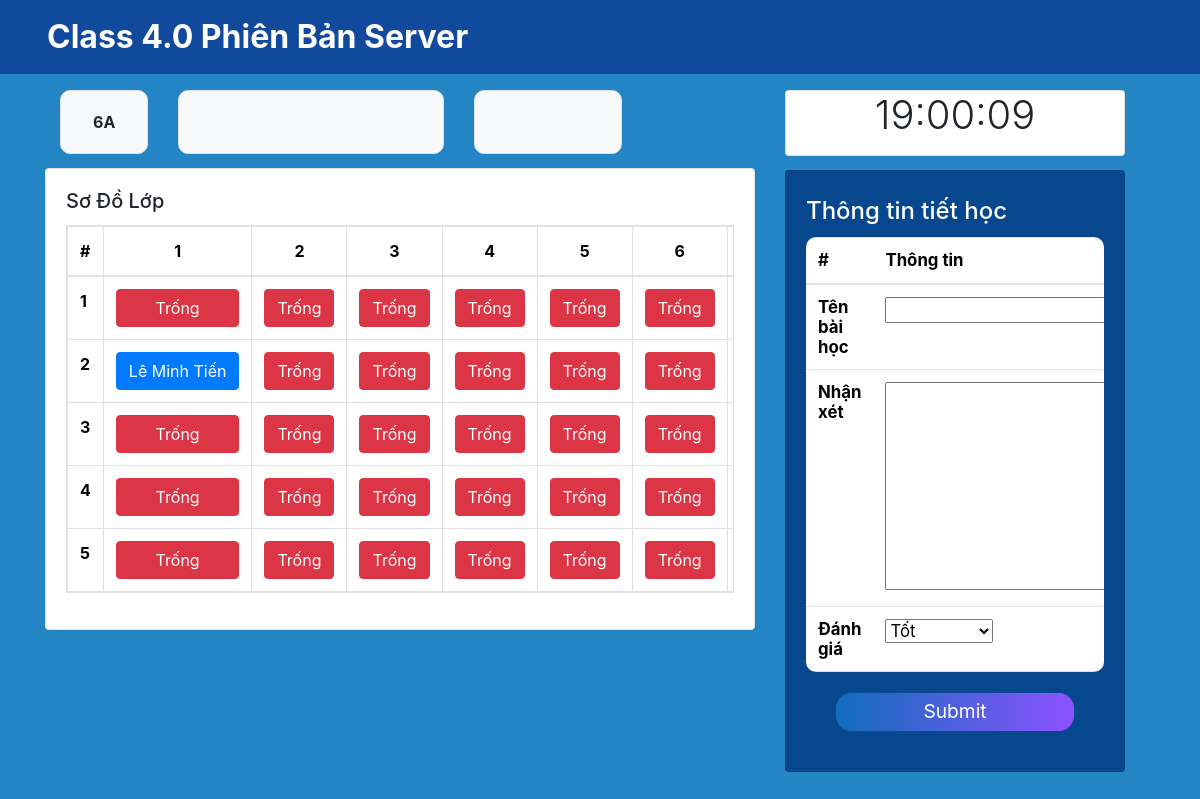
The app's page /home/6A/ with its own data.
### SM/models.py (models this page shows, shortened)
class Classroom(models.Model):
    name = models.CharField(primary_key=True,max_length=10)
    manager = models.ForeignKey('app_User.Teacher', on_delete=models.CASCADE,related_name='classroom') # 1 lớp chỉ có 1 giáo viên và ngược lại

class Student(models.Model):
    id = models.IntegerField(primary_key=True)
    name = models.CharField(max_length=100,blank=False, null=False)
    classroom = models.ForeignKey(Classroom, on_delete=models.CASCADE, related_name='student') # cho phép classroom truy vấn được các student của mình

### CM/models.py (models this page shows, shortened)
class Seat(models.Model):
    classroom = models.ForeignKey(Classroom, on_delete=models.CASCADE, related_name='seats')
    student = models.ForeignKey(Student, on_delete=models.SET_NULL, null=True, blank=True,related_name='seat')
    row = models.PositiveIntegerField()
    column = models.PositiveIntegerField()
    class Meta:
        unique_together = [['classroom', 'row', 'column']]

### CM/views.py (the view)
# urls.py: path('<str:classroom>/', views.classroom, name= 'classroom'),
def classroom(request, classroom):
    classroom = get_object_or_404(Classroom, name=classroom) # đưa vào add lesson
    seats = classroom.seats.all().order_by('row', 'column') # đưa vào add lesson
    nowsubject = get_nowsubject(classroom=classroom)
    now = datetime.now()
    day_number = datetime.now().weekday()
    day_name = day_names[day_number]
    teacher = teacher = request.user
    if request.method == 'POST':
        form_addlesson = LessonForm(request.POST, teacher=teacher)
        if form_addlesson.is_valid():
            lesson = form_addlesson.save(commit=False)
            lesson.classroom = classroom
            lesson.subject = nowsubject
            lesson.save()
            messages.success(request, 'Thành công!')
    else:
        form_addlesson = LessonForm(teacher=teacher)
    context = {
        'rows': range(1, 6),
        'columns': range(1, 9),
        'classroom': classroom,
        'seats':seats,
        'now':now,
        'subject':nowsubject,
        'day_of_week':day_name,
        'form_addlesson': form_addlesson,
    }
    return render(request, 'classroom.html', context)

### CM/forms.py (shortened to what this page needs)
class LessonForm(forms.ModelForm):
    class Meta:
        model = Lessons
        fields = ['name', 'comment', 'grade']
    def __init__(self, *args, **kwargs):
        self.teacher = kwargs.pop('teacher', None)
        super(LessonForm, self).__init__(*args, **kwargs)

### CM/views.py (called while the page is built)
def get_nowsubject(classroom):
    dayofweek = datetime.now().weekday()
    now = datetime.now()
    period = LessonTime.objects.filter(start_time__lte=now, end_time__gte=now).first()
    schedule = Schedule.objects.filter(classroom=classroom,dayofweek=dayofweek, period=period).first()
    if schedule:
        return schedule.subject
    else:
        return None

### CM/templates/classroom.html (shortened to what this page needs)
{% extends "base.html" %}
{% load static %}
{% block content %}
  <div class="container-fluid" style="margin-top: 5%; ">
    <div class="container-fluid row">
      <div class="col-8">
        <div style="  margin-bottom: 10px" class="row">
          <div class="container" style="margin-top: 10px">
            <div class="row">
              <div class="col">
                <div class="container overflow-hidden">
                  <div class="row">
                    <div class="col-2">
                      <div class="p-3 border bg-light text-center d-flex align-items-center justify-content-center font-weight-bold" style="border-radius: 10px; height: 4rem">{{ classroom.name }}</div>
                    </div>
                    <div class="col-5">
                      <div class="p-3 border bg-light text-center d-flex align-items-center justify-content-center font-weight-bold" style="border-radius: 10px; height: 4rem">{{subject.name}}</div>
                    </div>
                    <div class="col-3">
                        <div class="p-3 border bg-light text-center d-flex align-items-center justify-content-center font-weight-bold" style="border-radius: 10px; height: 4rem">{{period}}</div>
                      </div>
                  </div>
                </div>
              </div>
            </div>
          </div>
        </div>
        <div class="card" style="margin-top: 2%; margin-bottom: 1%">
          <div class="card-body">
            <h5 class="card-title">Sơ Đồ Lớp</h5>
            <div style="margin-top: 2% margin-bottom: 2%">
              <table class="table table-bordered table-responsive">
                <thead>
                    <tr>
                        <th>#</th>
                        {% for column in columns %}
                        <th class="text-center">{{ column }}</th>
                        {% endfor %}
                    </tr>
                </thead>
                <tbody>
                    {% for row in rows %}
                    <tr>
                        <th>{{ row }}</th>
                        {% for column in columns %}
                        <td>
                          {% for seat in seats %}
                              {% if seat.row == row and seat.column == column %}
                                  {% if not seat.student %}
                                    <div class="d-flex justify-content-center">
                                      <button class="btn btn-danger text-white" style="width:100%">Trống</button>
                                    </div>
                                  {% else %}
                                  <div class="d-flex justify-content-center">
                                    <a class="btn btn-primary text-white text-truncate" href="{% url 'details' classroom.name seat.student.id %}" style="width:100%">{{ seat.student.name }}</a>
                                  </div>
                                  {% endif %}
                              {% endif %}
                          {% endfor %}
                        </td>
                        {% endfor %}
                    </tr>
                    {% endfor %}
                </tbody>
            </table>
            </div>
          </div>
        </div>
      </div>
      <div class="col-4">
        <div class="card" style="margin-top: 10px">
          <div class="card-body d-flex justify-content-center align-items-center" style="height: 4rem">
            <p class="display-6" id="clock"></p>
          </div>
        </div>
        <div class="card display-5" style="margin-top: 4%;margin-bottom:5%; background-color: #07478D">
          <div class="card-body row" style="height: 5%">
            <div class="col-12">
              <form method="POST" style="margin-bottom: 5%">
                <h2 class="card-title text-white" style="margin-top: 2%;font-size:0.5em">Thông tin tiết học</h2>
                <table class="table table-responsive" method="post" style="font-size:0.35em; border-radius: 10px;">
                  <thead>
                    <tr>
                        <th scope="col">#</th>
                        <th scope="col">Thông tin</th>
                    </tr>
                  </thead>
                  <tbody>
                    <tr>
                        <th scope="row">Tên bài học</th>
                        <td>
                            {{form_addlesson.name }}
                        </td>
                    </tr>
                    <tr>
                      <th scope="row">Nhận xét</th>
                      <td>
                          {{form_addlesson.comment }}
                      </td>
                    </tr>
                    <tr>
                      <th scope="row">Đánh giá</th>
                      <td>
                          {{form_addlesson.grade }}
                      </td>
                    </tr>
                  </tbody>
                </table>
                <button type="submit" class="btn btn-primary" style="transform: scale(0.8); width:100%;margin-left: auto; margin-right: auto; display: block; font-size: 0.5em; border-radius: 20px; background-image: linear-gradient(to right, #126DBC, #8C52FF);border: none;">Submit</button>
              </form>
            </div>
          </div>
        </div>
      </div>
    </div>
</div>
 {% endblock content %}

### templates/base.html (shortened to what this page needs)
{% load static %}
<!DOCTYPE html>
<html>
    <head>
        <link href="https://cdn.jsdelivr.net/npm/bootstrap@5.3.2/dist/css/bootstrap.min.css" rel="stylesheet">
        <link rel="stylesheet" href="https://cdn.jsdelivr.net/npm/bootstrap@4.3.1/dist/css/bootstrap.min.css">
    </head>
    <body style="background-color: #2385C4;">
        {% block Header %}
        <nav class="navbar navbar-expand-lg navbar-dark fixed-top" style="background-color: #11499C">
          <div class="container-fluid">
              <div class="collapse navbar-collapse" id="navbarTogglerDemo02">
                <a class="navbar-brand font-weight-bold text-white nav-link active" aria-current="page" style="font-size: 200%" href="/home" >Class 4.0 Phiên Bản Server</a>
              </div>
          </div>
        </nav>
        {% endblock Header %}
      <div class="container-fluid" style="margin-top: 80px;margin-bottom: 80px">
        {% block content %} {% endblock content %}
      </div>
    </body>
</html>

### templates/base.html (style rules this page uses)
body { margin: 0; padding: 0; height: 100vh; width: 100vw; overflow-x: hidden; }

### records on screen
Classroom: name "6A"
Seat: row "Trống"
Seat: row "Trống"
Seat: row "Trống"
Seat: row "Trống"
Seat: row "Trống"
Seat: row "Trống"
Seat: student.name "Lê Minh Tiến"
Seat: row "Trống"
Seat: row "Trống"
Seat: row "Trống"
Seat: row "Trống"
Seat: row "Trống"
Seat: row "Trống"
Seat: row "Trống"
Seat: row "Trống"
Seat: row "Trống"
Seat: row "Trống"
Seat: row "Trống"
Seat: row "Trống"
Seat: row "Trống"
Seat: row "Trống"
Seat: row "Trống"
Seat: row "Trống"
Seat: row "Trống"
Seat: row "Trống"
Seat: row "Trống"
Seat: row "Trống"
Seat: row "Trống"
Seat: row "Trống"
Seat: row "Trống"

### other values on screen
{{ column }} "1" "2" "3" "4" "5" "6"
{{ row }} "1" "2" "3" "4" "5"
